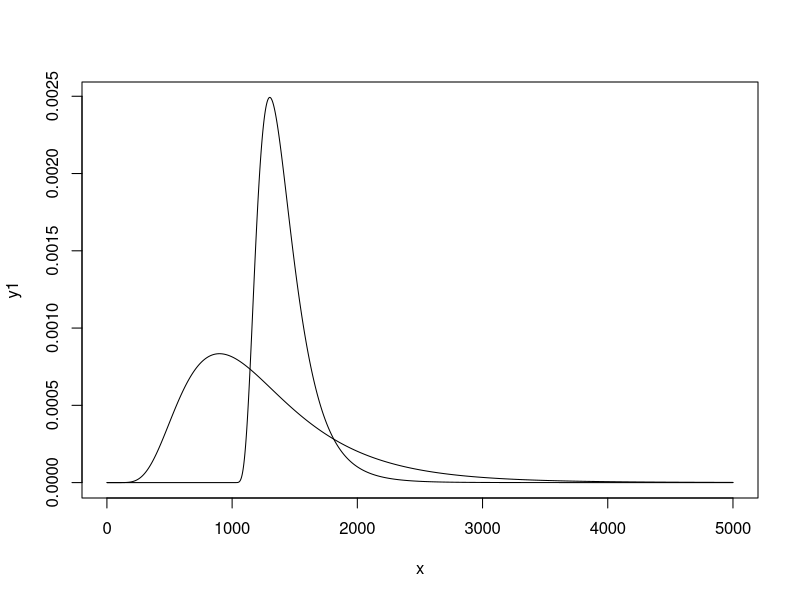

The R script that drew this image:





# Distribution 1
meanlog1 <- 5.932304
sdlog1 <- 0.4752817
mu1 <- exp(meanlog1 + sdlog1^2/2)


x <- 1:5000
y1 <- dlnorm(x=1:5000-1000, meanlog=meanlog1, sdlog=sdlog1)
plot(x, y1, type="l")

mu2 <- 500
scalar <- mu2/mu1

y2 <- dlnorm(x=1:5000, meanlog=meanlog1*scalar, sdlog=sdlog1)
lines(x, y2, color="red")
